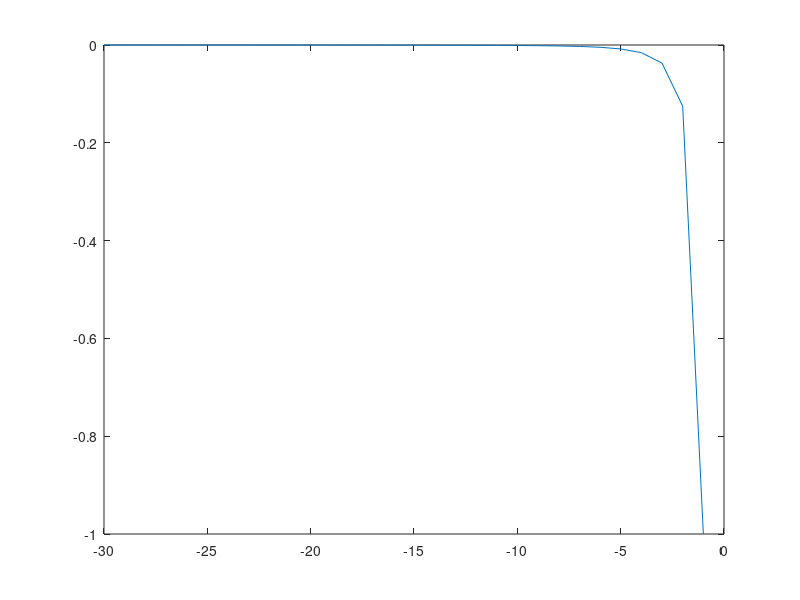

Source code (MATLAB):
% Octave Script
% title               :INYECTIVA , SUPRAYECTIVA , BIYECTIVA 
% Description         :Script para graficar la inyectiva ,suprayectiva y biyectiva 
% Author              :Adriana Trejo Patricio (Adri)
% Date                :202123172 
% Vercion             :1
% Usage               :octave> /path/ClasificacionNumeros 
% Notes               :Requiere aplicacion octave , usar su linea de comandos

% limpiar variables
clear
%dominio de la funcion 
x = -30:1:-1;
%Reglas de correspondencia (funcion)
y =( 1 )./ (x.^3)
%plotear funcion 
plot(x,y)
"la funcion es inyectiva "